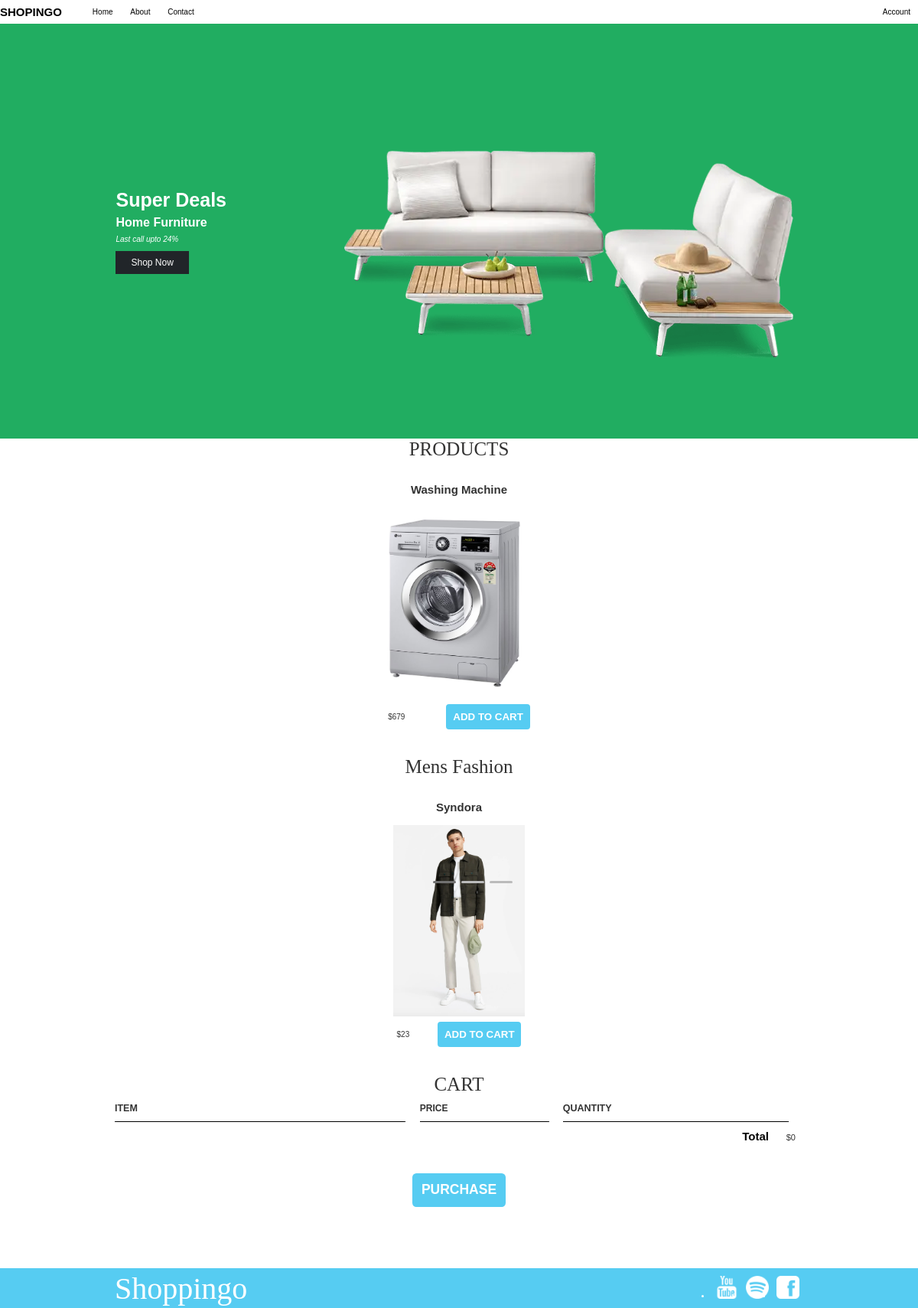
The page / on the database its author committed.
### tables this page shows
CREATE TABLE `carousel_section` (
  `carousel_id` int(11) NOT NULL,
  `image` longblob NOT NULL,
  `header_1` varchar(111) NOT NULL,
  `header_2` varchar(111) NOT NULL,
  `descr` varchar(111) NOT NULL,
  `btn` varchar(111) NOT NULL,
  `created_at` timestamp NOT NULL DEFAULT current_timestamp(),
  `updated_at` timestamp NOT NULL DEFAULT current_timestamp() ON UPDATE current_timestamp()
);

CREATE TABLE `product` (
  `product_id` int(11) NOT NULL,
  `image` longblob NOT NULL,
  `name` varchar(100) NOT NULL,
  `price` float NOT NULL,
  `created_at` timestamp NOT NULL DEFAULT current_timestamp(),
  `updated_at` timestamp NOT NULL DEFAULT current_timestamp() ON UPDATE current_timestamp()
);

CREATE TABLE `fashion` (
  `fashion_id` int(11) NOT NULL,
  `name` longblob NOT NULL,
  `image` longblob NOT NULL,
  `price` float NOT NULL,
  `created_at` timestamp NOT NULL DEFAULT current_timestamp(),
  `updated_at` timestamp NOT NULL DEFAULT current_timestamp() ON UPDATE current_timestamp()
);

### index.php (the view, shortened to what this page needs)
<?php
include 'config.php';
?>
<!DOCTYPE html>
<html lang="en">
<head>
<link rel="stylesheet" href="style.css">
<link rel="stylesheet" href="https://cdnjs.cloudflare.com/ajax/libs/font-awesome/6.4.0/css/all.min.css" />
<body>
<nav class="nav-bar">
    <div class="navigation-1">
      <h1 class="logo">SHOPINGO</h1>
      <ul class="nav-items">
        <li class="nav-item">
          <a href="#" class="nav-links">Home</a>
          <a href="#" class="nav-links">About</a>
          <a href="#" class="nav-links">Contact</a>
        </li>
      </ul>
    </div>
    <div class="nav-2">
      <a href="#" class="nav-links">Account</a>
    </div>
  </nav>
<?php
            $result = mysqli_query($conn, "SELECT * FROM carousel_section");
            while ($row = mysqli_fetch_array($result)) {
            ?>
  <div class="mySlides fade">
      <div class=" slider">
        <div class="content-left">
          <h4 class="sale-text"><?php echo $row['header_1']; ?></h4>
          <h3 class="sale-heading"><?php echo $row['header_2']; ?></h3>
          <p class="sale-details"><?php echo $row['descr']; ?></p>
          <button class="header-btn">Shop Now</button>
        </div>
        <div class="content-right">
          <img
            src="./admin/admin/<?php echo $row['image']; ?>"
            alt="header-image"
          />
        </div>
      </div>
    </div>
    <?php
            }
                ?>
        <a class="prev" onclick="plusSlides(-1)">&#10094;</a>
        <a class="next" onclick="plusSlides(1)">&#10095;</a>
        <div class="dot-box" style="text-align:center">
          <span class="dot" onclick="currentSlide(1)"></span>
          <span class="dot" onclick="currentSlide(2)"></span>
          <span class="dot" onclick="currentSlide(3)"></span>
        </div>
  <section class="container content-section">
  <?php
            $result = mysqli_query($conn, "SELECT * FROM product");
            while ($row = mysqli_fetch_array($result)) {
            ?>
    <h2 class="section-header">PRODUCTS</h2>
    <div class="shop-items">
        <div class="shop-item">
            <span class="shop-item-title"><?php echo $row['name']; ?></span>
            <img class="shop-item-image" src="./admin/admin/<?php echo $row['image']; ?>">
            <div class="shop-item-details">
                <span class="shop-item-price">$<?php echo $row['price']; ?></span>
                <button class="btn btn-primary shop-item-button" type="button">ADD TO CART</button>
            </div>
        </div>
       <?php
            }
            ?>
    </div>
</section>
<?php
            $result = mysqli_query($conn, "SELECT * FROM fashion");
            while ($row = mysqli_fetch_array($result)) {
            ?>
<section class="container content-section">
    <h2 class="section-header">Mens Fashion</h2>
    <div class="shop-items">
        <div class="shop-item">
            <span class="shop-item-title"><?php echo $row['name']; ?></span>
            <img class="shop-item-image" src="./admin/admin/<?php echo $row['image']; ?>">
            <div class="shop-item-details">
                <span class="shop-item-price">$<?php echo $row['price']; ?></span>
                <button class="btn btn-primary shop-item-button" type="button">ADD TO CART</button>
            </div>
        </div>
    </div>
</section>
<?php
            }
            ?>
<section class="container content-section">
    <h2 class="section-header">CART</h2>
    <div class="cart-row">
        <span class="cart-item cart-header cart-column">ITEM</span>
        <span class="cart-price cart-header cart-column">PRICE</span>
        <span class="cart-quantity cart-header cart-column">QUANTITY</span>
    </div>
    <div class="cart-total">
        <strong class="cart-total-title">Total</strong>
        <span class="cart-total-price">$0</span>
    </div>
    <button class="btn btn-primary btn-purchase" type="button">PURCHASE</button>
</section>
<footer class="main-footer">
    <div class="container main-footer-container">
        <h3 class="band-name">Shoppingo</h3>
        <ul class="nav footer-nav">
            <li>
                <a href="https://www.youtube.com" target="_blank">
                    <img src="Images/Youtube Logo.png">
                </a>
            </li>
            <li>
                <a href="https://www.spotify.com" target="_blank">
                    <img src="Images/Spotify Logo.png">
                </a>
            </li>
            <li>
                <a href="https://www.facebook.com" target="_blank">
                    <img src="Images/Facebook Logo.png">
                </a>
            </li>
        </ul>
    </div>
</footer>
</body>
</html>

### style.css (style rules this page uses)
* { padding: 0; margin: 0; }
html { font-size: 62.5%; }
body { font-family: sans-serif; }
.mySlides { display: none; }
.prev, .next { cursor: pointer; position: absolute; top: 37%; width: auto; margin-top: -22px; padding: 16px; color: white; font-weight: bold; font-size: 18px; transition: 0.6s ease; border-radius: 0 3px 3px 0; user-select: none; }
.next { right: 0; border-radius: 3px 0 0 3px; }
.dot { cursor: pointer; height: 3px; width: 30px; margin: 0 2px; background-color: #bbb; border-radius: 10px; display: inline-block; transition: background-color 0.6s ease; z-index: 25; position: relative; }
.active, .dot:hover { background-color: #717171; }
.fade { animation-name: fade; animation-duration: 1.5s; }
.slider { width: 100vw; display: flex; align-items: center; justify-content: space-evenly; background-color: #21ad61; transition: all 0.8s; object-fit: cover; position: relative; top :8%; color : #fff }
.sale-text { font-size: 2.5rem; margin-bottom: 6px; }
.sale-heading { font-size: 1.6rem; margin-bottom: 7px; }
.sale-details { font-style: italic; margin-bottom: 1rem; }
.header-btn { padding: 8px 2rem; border: none; background-color: #212529; color: #fff; font-size: 1.2rem; }
.nav-bar { display: flex; align-items: center; justify-content: space-between; }
.navigation-1 { display: flex; align-items: center; }
.logo { margin-right: 2rem; }
.nav-items { list-style-type: none; }
.nav-item { padding: 1rem; }
.nav-links { text-decoration: none; color: black; padding: 1.2rem 1rem; }
.dot-box { text-align: center; position: absolute; left: 47%; top: 67%; }
.band-name { text-align: center; margin: 0; font-size: 4em; font-family: "Booter - Zero Zero"; font-weight: normal; color: white; }
.content-section { margin: 1em; }
.container { max-width: 900px; margin: 0 auto; padding: 0 1.5em; }
.section-header { font-family: "Metal Mania"; font-weight: normal; color: #333; text-align: center; font-size: 2.5em; }
.main-footer { background-color: #56CCF2; color: white; padding: .25em 0; }
.main-footer-container { display: flex; align-items: center; }
.main-footer-container ul { flex-grow: 1; text-align: end; }
.footer-nav li { padding: 0 .5em; }
.footer-nav img { width: 30px; height: 30px; }
.btn { text-align: center; vertical-align: middle; padding: .67em .67em; cursor: pointer; }
.btn-primary { color: white; background-color: #56CCF2; border: none; border-radius: .3em; font-weight: bold; }
.shop-item { margin: 30px; }
.shop-item-title { display: block; width: 100%; text-align: center; font-weight: bold; font-size: 1.5em; color: #333; margin-bottom: 15px; }
.shop-item-image { height: 250px; }
.shop-item-details { display: flex; align-items: center; padding: 5px; }
.shop-item-price { flex-grow: 1; color: #333; }
.shop-items { display: flex; flex-wrap: wrap; justify-content: space-around; }
.cart-header { font-weight: bold; font-size: 1.25em; color: #333; }
.cart-column { display: flex; align-items: center; border-bottom: 1px solid black; margin-right: 1.5em; padding-bottom: 10px; margin-top: 10px; }
.cart-row { display: flex; }
.cart-item { width: 45%; }
.cart-price { width: 20%; font-size: 1.2em; color: #333; }
.cart-quantity { width: 35%; }
.cart-total { text-align: end; margin-top: 10px; margin-right: 10px; }
.cart-total-title { font-weight: bold; font-size: 1.5em; color: black; margin-right: 20px; }
.cart-total-price { color: #333; font-size: 1.1em; }
.btn-purchase { display: block; margin: 40px auto 80px auto; font-size: 1.75em; }
.footer-nav { display: flex; justify-content: flex-end; }

### rows shown on the page
carousel_section: header_1 "Super Deals", header_2 "Home Furniture", descr "Last call upto 24%", image (picture)
product: name "Washing Machine", image (picture), price "679"
fashion: name "Syndora", image (picture), price "23"
